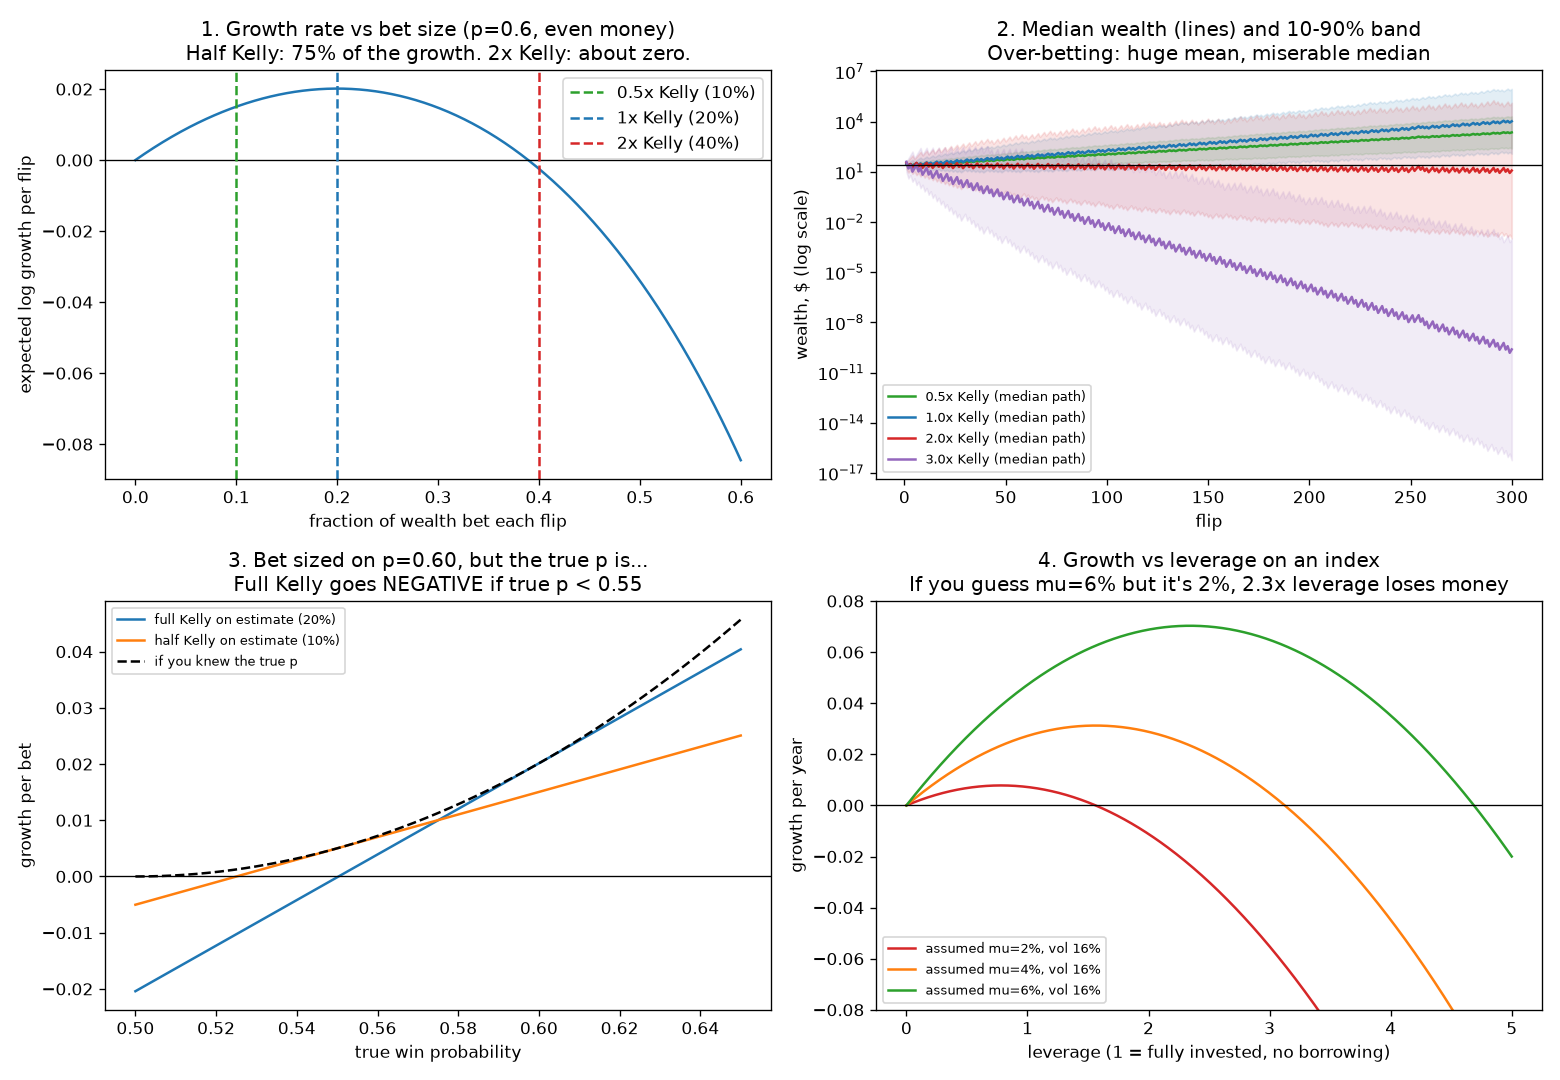

Generate this figure with Python:
# %% [markdown]
# # Day 3 build-along: KELLY LAB
# How much should you bet when you have an edge?
#
# 1. The growth curve: why betting MORE can make you grow SLOWER
# 2. Full vs half vs 2x Kelly to ruin: 10,000 players replay the Haghani-Dewey biased-coin game
# 3. The real killer: you don't know your edge (estimation error)
# 4. From coins to markets: Kelly leverage = mu / sigma^2, and max growth = Sharpe^2 / 2
#
# RULE: write your prediction for each part in prediction-sheet.md BEFORE you run it.
# Run: python kelly_lab.py   (or open in VS Code / Jupyter: the "# %%" lines are cells)

# %%
import numpy as np
import matplotlib.pyplot as plt

rng = np.random.default_rng(42)
fig, ax = plt.subplots(2, 2, figsize=(13, 9))

# %% [markdown]
# ## 1. The growth curve
# Even-money bet, win probability p. Bet a fraction f of your wealth each time.
# Expected log growth per bet: g(f) = p*ln(1+f) + (1-p)*ln(1-f)
# Kelly fraction f* = p - (1-p) = 2p - 1 (for even money). General odds b:1 -> f* = (b*p - q)/b

# %%
p = 0.60
f_star = 2 * p - 1
g = lambda f: p * np.log1p(f) + (1 - p) * np.log1p(-f)
fs = np.linspace(0, 0.6, 601)
print("=== 1. Growth curve, p = 0.60, even money ===")
print(f"Kelly fraction f* = {f_star:.2f}")
for mult in [0.25, 0.5, 1, 1.5, 2, 2.5]:
    f = mult * f_star
    print(f"  {mult:>4}x Kelly (bet {f:.0%}): growth per bet = {g(f):+.4f}  "
          f"({g(f)/g(f_star):.0%} of max).  Expected value per bet still = +{f*(2*p-1):.3f} of wealth")
ax[0, 0].plot(fs, g(fs))
ax[0, 0].axhline(0, color="k", lw=0.8)
for mult, c in [(0.5, "tab:green"), (1, "tab:blue"), (2, "tab:red")]:
    ax[0, 0].axvline(mult * f_star, color=c, ls="--", label=f"{mult}x Kelly ({mult*f_star:.0%})")
ax[0, 0].set_title("1. Growth rate vs bet size (p=0.6, even money)\nHalf Kelly: 75% of the growth. 2x Kelly: about zero.")
ax[0, 0].set_xlabel("fraction of wealth bet each flip"); ax[0, 0].set_ylabel("expected log growth per flip")
ax[0, 0].legend()

# %% [markdown]
# ## 2. Full vs half vs 2x Kelly to ruin
# Haghani & Dewey (2016): $25 start, coin with p = 0.6, about 300 flips in 30 minutes.
# (They also capped winnings at $250; we leave the cap off to see the raw shape.)
# "Ruined" here = wealth falls below $0.25 (1% of start): you can't come back in any useful time.

# %%
START, FLIPS, PLAYERS = 25.0, 300, 10_000
flips = rng.random((PLAYERS, FLIPS)) < p           # same coin flips for every strategy: fair comparison
print("\n=== 2. 10,000 players, 300 flips, $25 start ===")
print(f"{'strategy':>14} | {'median $':>10} | {'mean $':>12} | {'P(end < $25)':>12} | {'P(lose 50%+ at some point)':>26} | {'P(ruin)':>8}")
for mult, c in [(0.5, "tab:green"), (1.0, "tab:blue"), (2.0, "tab:red"), (3.0, "tab:purple")]:
    f = mult * f_star
    factors = np.where(flips, 1 + f, 1 - f)
    paths = START * np.cumprod(factors, axis=1)
    final = paths[:, -1]
    dd50 = (paths.min(axis=1) <= START * 0.5).mean()
    ruin = (paths.min(axis=1) < START * 0.01).mean()
    print(f"{str(mult)+'x Kelly':>14} | {np.median(final):>10.0f} | {final.mean():>12.0f} | {(final<START).mean():>12.1%} | {dd50:>26.1%} | {ruin:>8.1%}")
    med_path = np.median(paths, axis=0)
    ax[0, 1].plot(np.arange(1, FLIPS + 1), med_path, color=c, label=f"{mult}x Kelly (median path)")
    ax[0, 1].fill_between(np.arange(1, FLIPS + 1), np.percentile(paths, 10, axis=0),
                          np.percentile(paths, 90, axis=0), color=c, alpha=0.12)
ax[0, 1].set_yscale("log"); ax[0, 1].axhline(START, color="k", lw=0.8)
ax[0, 1].set_title("2. Median wealth (lines) and 10-90% band\nOver-betting: huge mean, miserable median")
ax[0, 1].set_xlabel("flip"); ax[0, 1].set_ylabel("wealth, $ (log scale)"); ax[0, 1].legend(fontsize=8)
print("Over-betting gives a giant MEAN and a collapsing MEDIAN. The mean rests on a handful of lucky paths (at 3x even\n"
      "the simulated mean is noise: rerun with another seed and watch it jump). You live the median, not the mean.")

# %% [markdown]
# ## 3. You don't know your edge
# You estimate p = 0.60 and bet full Kelly (20%). But the true p is lower.
# Kelly punishes over-betting much more than under-betting. This is the real reason pros use half Kelly or less.

# %%
print("\n=== 3. Estimation error: you think p = 0.60 ===")
true_ps = np.linspace(0.50, 0.65, 151)
for name, f in [("full Kelly on estimate (20%)", 0.20), ("half Kelly on estimate (10%)", 0.10)]:
    gr = true_ps * np.log1p(f) + (1 - true_ps) * np.log1p(-f)
    ax[1, 0].plot(true_ps, gr, label=name)
    for tp in [0.55, 0.53]:
        gg = tp * np.log1p(f) + (1 - tp) * np.log1p(-f)
        print(f"  {name}: if true p = {tp}, growth per bet = {gg:+.4f}")
best = true_ps * np.log1p(2*true_ps-1) + (1-true_ps) * np.log1p(-(2*true_ps-1))
ax[1, 0].plot(true_ps, best, "k--", label="if you knew the true p")
ax[1, 0].axhline(0, color="k", lw=0.8)
ax[1, 0].set_title("3. Bet sized on p=0.60, but the true p is...\nFull Kelly goes NEGATIVE if true p < 0.55")
ax[1, 0].set_xlabel("true win probability"); ax[1, 0].set_ylabel("growth per bet"); ax[1, 0].legend(fontsize=8)

# %% [markdown]
# ## 4. From coins to markets
# Continuous version (Thorp 2006, sec. 7): for an asset with excess return mu and volatility sigma,
#   Kelly leverage  L* = mu / sigma^2
#   growth at L:    g(L) = r + L*mu - L^2 * sigma^2 / 2
#   max growth      g* = r + Sharpe^2 / 2
# The numbers below are ILLUSTRATIVE ASSUMPTIONS, not forecasts. Day 4 you'll measure sigma on real NIFTY data.

# %%
print("\n=== 4. Coins to markets (illustrative assumptions) ===")
sigma = 0.16
r = 0.0
for mu in [0.02, 0.04, 0.06]:
    L = mu / sigma**2
    print(f"  assumed excess return {mu:.0%}, vol {sigma:.0%}: Sharpe {mu/sigma:.2f}, Kelly leverage {L:.2f}x, "
          f"max growth {(mu/sigma)**2/2:.2%}/yr")
Ls = np.linspace(0, 5, 501)
for mu, c in [(0.02, "tab:red"), (0.04, "tab:orange"), (0.06, "tab:green")]:
    ax[1, 1].plot(Ls, r + Ls * mu - Ls**2 * sigma**2 / 2, color=c, label=f"assumed mu={mu:.0%}, vol 16%")
ax[1, 1].axhline(0, color="k", lw=0.8)
ax[1, 1].set_ylim(-0.08, 0.08)
ax[1, 1].set_title("4. Growth vs leverage on an index\nIf you guess mu=6% but it's 2%, 2.3x leverage loses money")
ax[1, 1].set_xlabel("leverage (1 = fully invested, no borrowing)"); ax[1, 1].set_ylabel("growth per year"); ax[1, 1].legend(fontsize=8)
print("  Lesson: the formula is exact; your inputs are not. A mu error of a few % flips the answer from 'lever up' to 'don't'.")

plt.tight_layout(); plt.savefig("kelly_lab.png", dpi=120)
print("\nSaved: kelly_lab.png")

# %% [markdown]
# ## Questions for your log
# 1. Part 1: in one sentence, why does 2x Kelly have about zero growth even though every bet has positive EV?
# 2. Part 2: which column would a salesman show you (mean or median)? Which one do YOU live through?
# 3. Part 3: if your backtest says p = 0.60 from 100 trades, what's the standard error of p? (Hint: Day 2, sqrt(p(1-p)/n).)
#    What fraction of Kelly does that uncertainty justify?
# 4. Part 4: write your own sizing rule for the strategy you'll build in Week 3, BEFORE you know its backtest.
#    (Suggestion: target volatility, capped at 1x leverage, and no more than half Kelly on a deliberately pessimistic edge.)
